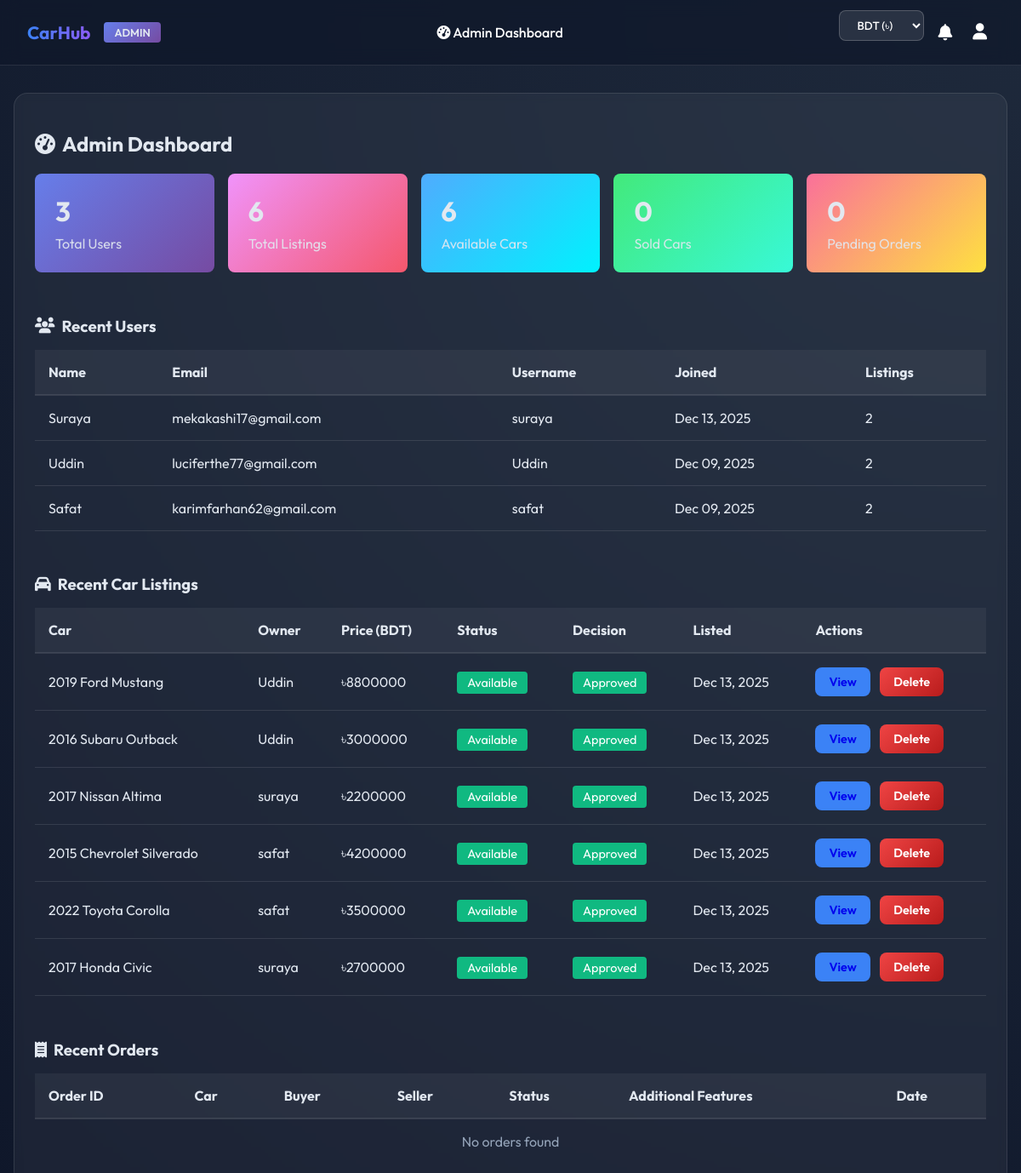
Before: /admin-dashboard/ (signed in) with the older database file.
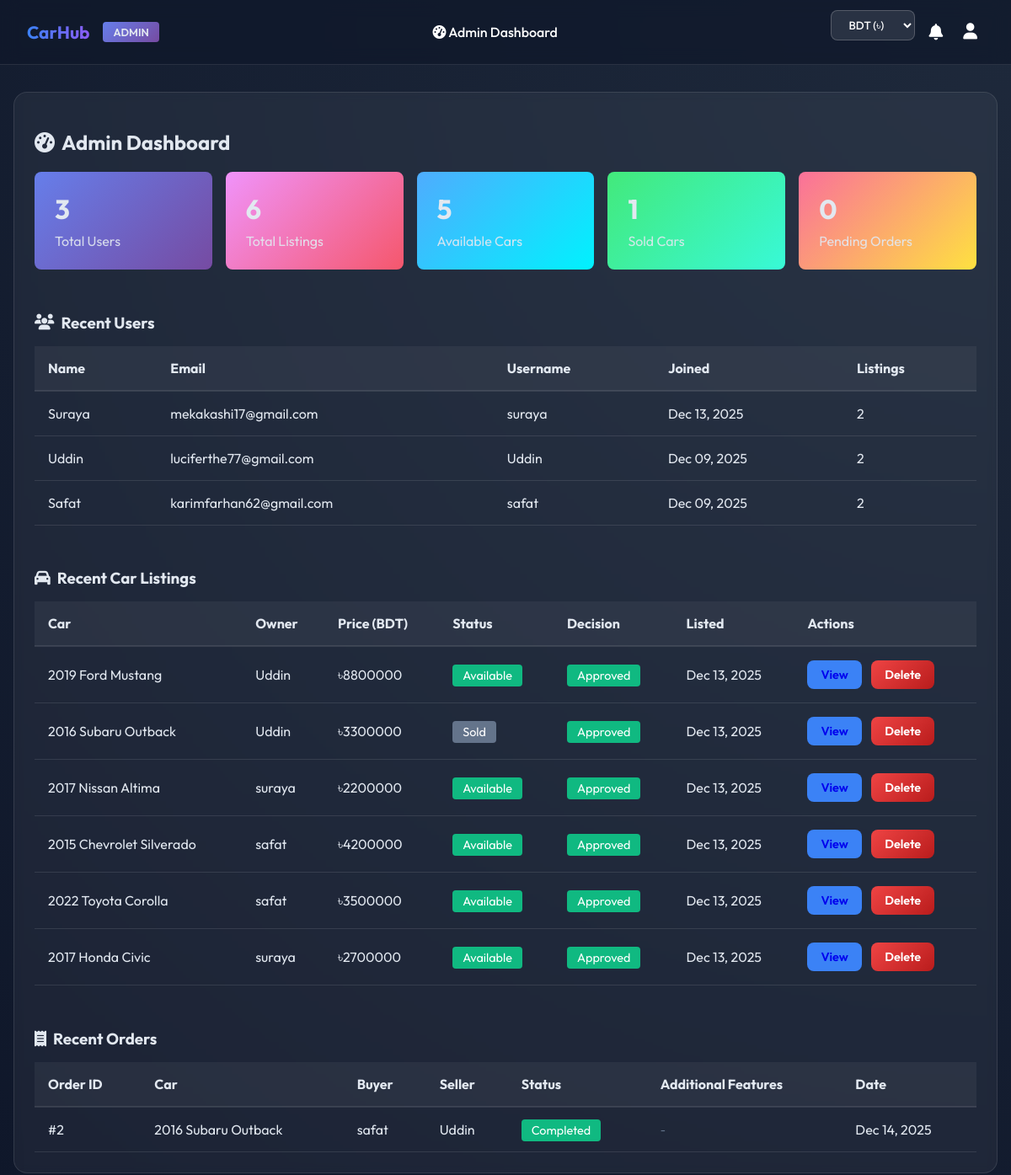
After: the same page with the newer database file.
### cars/models.py (models this page shows, shortened)
class Car(models.Model):
    CAR_TYPES = (
        ('sedan', 'Sedan'),
        ('suv', 'SUV'),
        ('truck', 'Truck'),
        ('coupe', 'Coupe'),
    )
    make = models.CharField(max_length=100)
    model = models.CharField(max_length=100)
    year = models.IntegerField()
    price = models.DecimalField(max_digits=10, decimal_places=2)
    mileage = models.IntegerField()
    car_type = models.CharField(max_length=20, choices=CAR_TYPES)
    status = models.CharField(max_length=20, default='available') # available, sold
    approval_status = models.CharField(max_length=20, default='pending') # pending, approved, rejected
    owner = models.ForeignKey(User, on_delete=models.CASCADE)
    created_at = models.DateTimeField(auto_now_add=True)
    contact_email = models.EmailField(blank=True, null=True)
    contact_whatsapp = models.CharField(max_length=20, blank=True, null=True)
    registration_paper = models.FileField(upload_to='registration_papers/', blank=True, null=True)
    followers = models.ManyToManyField(User, related_name='followed_cars', blank=True)

class Order(models.Model):
    STATUS_CHOICES = (
        ('pending', 'Pending'),
        ('completed', 'Completed'),
        ('cancelled', 'Cancelled'),
    )
    buyer = models.ForeignKey(User, on_delete=models.CASCADE, related_name='orders')
    car = models.ForeignKey(Car, on_delete=models.CASCADE, related_name='orders')
    status = models.CharField(max_length=20, choices=STATUS_CHOICES, default='pending')
    created_at = models.DateTimeField(auto_now_add=True)
    has_warranty = models.BooleanField(default=False)
    has_dashcam = models.BooleanField(default=False)
    has_seatcovers = models.BooleanField(default=False)
    has_tinting = models.BooleanField(default=False)
    total_price = models.DecimalField(max_digits=10, decimal_places=2, default=0)

### cars/views.py (the view)
# urls.py: path('admin-dashboard/', views.admin_dashboard, name='admin_dashboard'),
@login_required
def admin_dashboard(request):
    if not request.user.is_superuser:
        messages.error(request, "You do not have permission to access the admin dashboard.")
        return redirect('home')
    from django.db.models import Count
    total_users = User.objects.filter(is_superuser=False).count()
    total_cars = Car.objects.count()
    available_cars = Car.objects.filter(status='available').count()
    sold_cars = Car.objects.filter(status='sold').count()
    pending_orders = Order.objects.filter(status='pending').count()
    recent_users = User.objects.filter(is_superuser=False).annotate(car_count=Count('car')).order_by('-date_joined')[:10]
    recent_users_data = [{'user': user, 'car_count': user.car_count} for user in recent_users]
    recent_cars = Car.objects.all().order_by('-created_at')[:10]
    recent_orders = Order.objects.all().order_by('-created_at')[:10]
    return render(request, 'cars/admin_dashboard.html', {
        'total_users': total_users,
        'total_cars': total_cars,
        'available_cars': available_cars,
        'sold_cars': sold_cars,
        'pending_orders': pending_orders,
        'recent_users': recent_users_data,
        'recent_cars': recent_cars,
        'recent_orders': recent_orders,
    })

### cars/templatetags/notification_tags.py (called while the page is built)
@register.simple_tag(takes_context=True)
def unread_notifications_count(context):
    request = context.get('request')
    if request and request.user.is_authenticated:
        return Notification.objects.filter(user=request.user, is_read=False).count()
    return 0

### cars/templates/cars/admin_dashboard.html (shortened to what the changed rows need)
<!DOCTYPE html>
{% extends 'cars/base.html' %}
{% block content %}
<div class="card" style="max-width: 1200px; margin: 0 auto;">
    <h2 style="display: flex; align-items: center; gap: 0.5rem;">
        <i class="fa-solid fa-gauge-high"></i> Admin Dashboard
    </h2>
    <div style="display: grid; grid-template-columns: repeat(auto-fit, minmax(200px, 1fr)); gap: 1rem; margin-bottom: 2rem;">
        <div style="background: linear-gradient(135deg, #4facfe 0%, #00f2fe 100%); padding: 1.5rem; border-radius: 0.5rem;">
            <h3 style="font-size: 2rem; margin: 0;">{{ available_cars }}</h3>
            <p style="margin: 0.5rem 0 0 0; opacity: 0.9;">Available Cars</p>
        </div>
        <div style="background: linear-gradient(135deg, #43e97b 0%, #38f9d7 100%); padding: 1.5rem; border-radius: 0.5rem;">
            <h3 style="font-size: 2rem; margin: 0;">{{ sold_cars }}</h3>
            <p style="margin: 0.5rem 0 0 0; opacity: 0.9;">Sold Cars</p>
        </div>
    </div>
    <div style="margin-bottom: 2rem;">
        <div style="overflow-x: auto;">
            <table style="width: 100%; border-collapse: collapse;">
                <thead>
                    <tr style="background: rgba(255,255,255,0.05); border-bottom: 2px solid var(--glass-border);">
                        <th style="padding: 1rem; text-align: left;">Name</th>
                        <th style="padding: 1rem; text-align: left;">Email</th>
                        <th style="padding: 1rem; text-align: left;">Username</th>
                        <th style="padding: 1rem; text-align: left;">Joined</th>
                        <th style="padding: 1rem; text-align: left;">Listings</th>
                    </tr>
                </thead>
                <tbody>
                    {% for user_data in recent_users %}
                    <tr style="border-bottom: 1px solid var(--glass-border);">
                        <td style="padding: 1rem;">{{ user_data.user.first_name }}</td>
                        <td style="padding: 1rem;">{{ user_data.user.email }}</td>
                        <td style="padding: 1rem;">{{ user_data.user.username }}</td>
                        <td style="padding: 1rem;">{{ user_data.user.date_joined|date:"M d, Y" }}</td>
                        <td style="padding: 1rem;">{{ user_data.car_count }}</td>
                    </tr>
                    {% empty %}
                    <tr>
                        <td colspan="5" style="padding: 1rem; text-align: center; color: #94a3b8;">No users found</td>
                    </tr>
                    {% endfor %}
                </tbody>
            </table>
        </div>
    </div>
    <div style="margin-bottom: 2rem;">
        <div style="overflow-x: auto;">
            <table style="width: 100%; border-collapse: collapse;">
                <thead>
                    <tr style="background: rgba(255,255,255,0.05); border-bottom: 2px solid var(--glass-border);">
                        <th style="padding: 1rem; text-align: left;">Car</th>
                        <th style="padding: 1rem; text-align: left;">Owner</th>
                        <th style="padding: 1rem; text-align: left;">Price (BDT)</th>
                        <th style="padding: 1rem; text-align: left;">Status</th>
                        <th style="padding: 1rem; text-align: left;">Decision</th>
                        <th style="padding: 1rem; text-align: left;">Listed</th>
                        <th style="padding: 1rem; text-align: left;">Actions</th>
                    </tr>
                </thead>
                <tbody>
                    {% for car in recent_cars %}
                    <tr style="border-bottom: 1px solid var(--glass-border);">
                        <td style="padding: 1rem;">{{ car.year }} {{ car.make }} {{ car.model }}</td>
                        <td style="padding: 1rem;">{{ car.owner.username }}</td>
                        <td style="padding: 1rem;">৳{{ car.price|floatformat:0 }}</td>
                        <td style="padding: 1rem;">
                            {% if car.status == 'available' %}
                            <span style="padding: 0.25rem 0.75rem; border-radius: 0.25rem; font-size: 0.9rem; background: #10b981; color: white;">
                                {{ car.status|title }}
                            </span>
                            {% else %}
                            <span style="padding: 0.25rem 0.75rem; border-radius: 0.25rem; font-size: 0.9rem; background: #64748b; color: white;">
                                {{ car.status|title }}
                            </span>
                            {% endif %}
                        </td>
                        <td style="padding: 1rem;">
                            {% if car.approval_status == 'approved' %}
                            <span style="padding: 0.25rem 0.75rem; border-radius: 0.25rem; font-size: 0.9rem; background: #10b981; color: white;">
                                Approved
                            </span>
                            {% elif car.approval_status == 'rejected' %}
                            <span style="padding: 0.25rem 0.75rem; border-radius: 0.25rem; font-size: 0.9rem; background: #ef4444; color: white;">
                                Rejected
                            </span>
                            {% else %}
                            <span style="padding: 0.25rem 0.75rem; border-radius: 0.25rem; font-size: 0.9rem; background: #f59e0b; color: white;">
                                Pending
                            </span>
                            {% endif %}
                        </td>
                        <td style="padding: 1rem;">{{ car.created_at|date:"M d, Y" }}</td>
                        <td style="padding: 1rem;">
                            <a href="{% url 'car_detail' car.id %}" class="btn" style="background: var(--primary-color); padding: 0.5rem 1rem; font-size: 0.9rem; display: inline-block;">View</a>
                            <a href="{% url 'delete_car' car.id %}" class="btn btn-danger" style="padding: 0.5rem 1rem; font-size: 0.9rem; display: inline-block; margin-left: 0.5rem;" onclick="return confirm('Are you sure you want to delete this car listing?')">Delete</a>
                        </td>
                    </tr>
                    {% empty %}
                    <tr>
                        <td colspan="7" style="padding: 1rem; text-align: center; color: #94a3b8;">No car listings found</td>
                    </tr>
                    {% endfor %}
                </tbody>
            </table>
        </div>
    </div>
    <div>
        <div style="overflow-x: auto;">
            <table style="width: 100%; border-collapse: collapse;">
                <thead>
                    <tr style="background: rgba(255,255,255,0.05); border-bottom: 2px solid var(--glass-border);">
                        <th style="padding: 1rem; text-align: left;">Order ID</th>
                        <th style="padding: 1rem; text-align: left;">Car</th>
                        <th style="padding: 1rem; text-align: left;">Buyer</th>
                        <th style="padding: 1rem; text-align: left;">Seller</th>
                        <th style="padding: 1rem; text-align: left;">Status</th>
                        <th style="padding: 1rem; text-align: left;">Additional Features</th>
                        <th style="padding: 1rem; text-align: left;">Date</th>
                    </tr>
                </thead>
                <tbody>
                    {% for order in recent_orders %}
                    <tr style="border-bottom: 1px solid var(--glass-border);">
                        <td style="padding: 1rem;">#{{ order.id }}</td>
                        <td style="padding: 1rem;">{{ order.car.year }} {{ order.car.make }} {{ order.car.model }}</td>
                        <td style="padding: 1rem;">{{ order.buyer.username }}</td>
                        <td style="padding: 1rem;">{{ order.car.owner.username }}</td>
                        <td style="padding: 1rem;">
                            {% if order.status == 'pending' %}
                            <span style="padding: 0.25rem 0.75rem; border-radius: 0.25rem; font-size: 0.9rem; background: #f59e0b; color: white;">
                                {{ order.status|title }}
                            </span>
                            {% elif order.status == 'completed' %}
                            <span style="padding: 0.25rem 0.75rem; border-radius: 0.25rem; font-size: 0.9rem; background: #10b981; color: white;">
                                {{ order.status|title }}
                            </span>
                            {% else %}
                            <span style="padding: 0.25rem 0.75rem; border-radius: 0.25rem; font-size: 0.9rem; background: #ef4444; color: white;">
                                {{ order.status|title }}
                            </span>
                            {% endif %}
                        </td>
                        <td style="padding: 1rem; font-size: 0.85rem;">
                            {% if order.has_warranty or order.has_dashcam or order.has_seatcovers or order.has_tinting %}
                                {% if order.has_warranty %}<div>✓ Warranty</div>{% endif %}
                                {% if order.has_dashcam %}<div>✓ Dashcam</div>{% endif %}
                                {% if order.has_seatcovers %}<div>✓ Seat Covers</div>{% endif %}
                                {% if order.has_tinting %}<div>✓ Tinting</div>{% endif %}
                            {% else %}
                                <span style="color: #64748b;">-</span>
                            {% endif %}
                        </td>
                        <td style="padding: 1rem;">{{ order.created_at|date:"M d, Y" }}</td>
                    </tr>
                    {% empty %}
                    <tr>
                        <td colspan="7" style="padding: 1rem; text-align: center; color: #94a3b8;">No orders found</td>
                    </tr>
                    {% endfor %}
                </tbody>
            </table>
        </div>
    </div>
</div>
{% endblock %}

Changed rows visible on the page:
changed Car "Subaru": price "3000000" → "3300000"; status "Available" → "Sold"
added Order: id "2", car.year "2016", car.make "Subaru", car.model "Outback", buyer.username "safat", car.owner.username "Uddin", status "Completed", created_at "Dec 14, 2025"
Other visible differences:
{{ available_cars }}: "6" → "5"
{{ sold_cars }}: "0" → "1"
text no longer shown: "No orders found"
